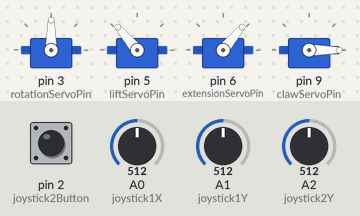
The sketch below on a simulated Arduino Uno, built with avr-gcc and run on an emulated ATmega328P. Shown: 4 × servo. The inputs (shaded band) are chosen by the test bench; at power-on: A0 (joystick1X) = 512, A1 (joystick1Y) = 512, A2 (joystick2Y) = 512, pin 2 (joystick2Button) HIGH.

Above: at 1.2 s.
1.3 s: A0 (joystick1X) set to 716
At 1.7 s:
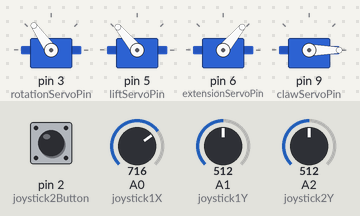
2.8 s: A1 (joystick1Y) set to 716
At 3.9 s:
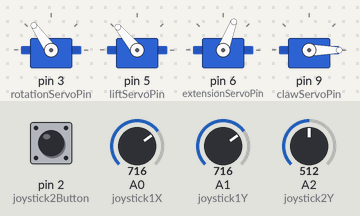
4.3 s: A2 (joystick2Y) set to 716
At 5.0 s:
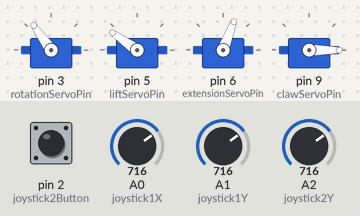
5.8 s: pin 2 (joystick2Button) pulled LOW for 0.15 s
At 5.88 s:
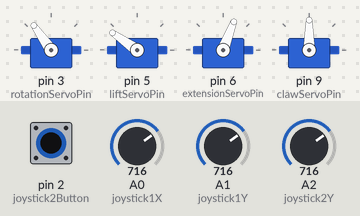
7.4 s: A0 (joystick1X) set to 900
At 8.6 s:
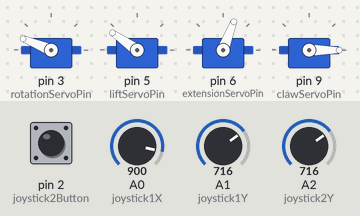
8.9 s: A1 (joystick1Y) set to 900
At 9.8 s:
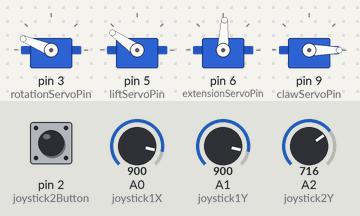
Timing chart, 0 to 11.4 s (numbered marks = the images above; inputs shaded):
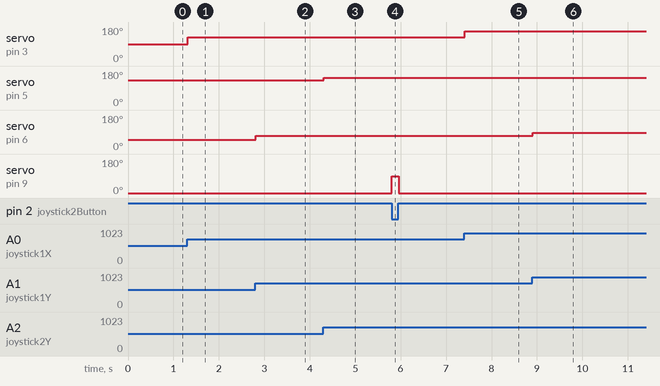

Measured:
- after the input at 1.3 s, servo on pin 3 (rotationServoPin): 90° → 125° at once
- after the input at 2.8 s, servo on pin 6 (extensionServoPin): 50° → 69° at once
- after the input at 4.3 s, servo on pin 5 (liftServoPin): 130° → 145° at once
- after the input at 5.8 s, servo on pin 9 (clawServoPin): 0° → 90° at once, → 0° 0.16 s later
- after the input at 7.4 s, servo on pin 3 (rotationServoPin): 125° → 158° at once
- after the input at 8.9 s, servo on pin 6 (extensionServoPin): 69° → 87° at once

The sketch:

robotArm.ino
```cpp
#include <Servo.h>

// Create servo objects
Servo rotationServo;
Servo liftServo;
Servo extensionServo;
Servo clawServo;

// Define the pins for the servos
const int rotationServoPin = 3;
const int liftServoPin = 5;
const int extensionServoPin = 6;
const int clawServoPin = 9;

// Define joystick pins
const int joystick1X = A0; // Joystick 1 controls rotation
const int joystick1Y = A1; // Joystick 1 controls extension (forward-backward)
const int joystick2Y = A2; // Joystick 2 controls lift (up-down)
const int joystick2Button = 2; // Joystick button for claw

// Variables to store the current positions of the servos
int rotationServoPos = 90; // Default rotation position
int liftServoPos = 170; // Default lift position
int extensionServoPos = 0; // Default extension position
int clawServoPos = 0; // Default claw position

void setup() {
  // Attach the servo objects to their respective pins
  rotationServo.attach(rotationServoPin);
  liftServo.attach(liftServoPin);
  extensionServo.attach(extensionServoPin);
  clawServo.attach(clawServoPin);

  // Initialize the servos to their starting positions
  rotationServo.write(rotationServoPos);
  liftServo.write(liftServoPos);
  extensionServo.write(extensionServoPos);
  clawServo.write(clawServoPos);

  pinMode(joystick2Button, INPUT_PULLUP); // Joystick button setup
}

void loop() {
  // Read joystick values
  int rotationInput = analogRead(joystick1X);
  int extensionInput = analogRead(joystick1Y);
  int liftInput = analogRead(joystick2Y);
  int clawButton = digitalRead(joystick2Button);

  // Map joystick values to servo positions
  rotationServoPos = map(rotationInput, 0, 1023, 0, 180);
  extensionServoPos = map(extensionInput, 0, 1023, 0, 100);
  liftServoPos = map(liftInput, 0, 1023, 90, 170);

  // Update servos
  rotationServo.write(rotationServoPos);
  extensionServo.write(extensionServoPos);
  liftServo.write(liftServoPos);

  // Control claw with button press
  if (clawButton == LOW) {
    clawServo.write(90); // Close claw
  } else {
    clawServo.write(0); // Open claw
  }

  delay(15); // Small delay for stability
}
```
